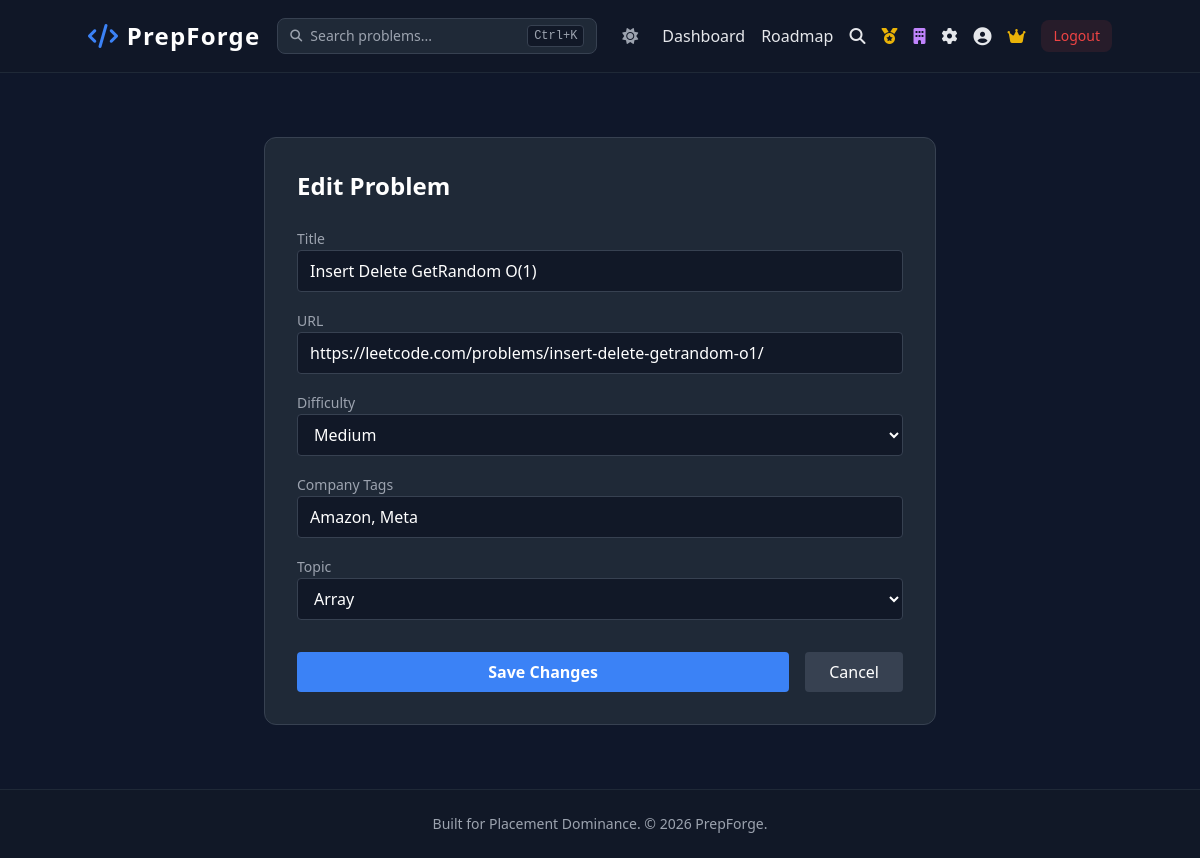
The page /admin/edit/318 (signed in) on the database its author committed.
### tables this page shows
CREATE TABLE problems (
                    id INTEGER PRIMARY KEY AUTOINCREMENT,
                    topic_id INTEGER NOT NULL,
                    title TEXT NOT NULL,
                    url TEXT NOT NULL,
                    difficulty TEXT NOT NULL,
                    company_tags TEXT,
                    FOREIGN KEY(topic_id) REFERENCES topics(id)
                 );

CREATE TABLE topics (
                    id INTEGER PRIMARY KEY AUTOINCREMENT,
                    name TEXT UNIQUE NOT NULL,
                    icon TEXT NOT NULL
                 );

### app.py (the view, shortened to what this page needs)
@app.route('/admin/edit/<int:problem_id>', methods=['GET', 'POST'])
@admin_required
def edit_problem(problem_id):
    conn = get_db()
    problem = conn.execute('SELECT * FROM problems WHERE id = ?', (problem_id,)).fetchone()
    topics = conn.execute('SELECT * FROM topics ORDER BY id').fetchall()
    conn.close()
    return render_template('edit.html', problem=problem, topics=topics)

### app.py (called while the page is built)
def get_db():
    conn = sqlite3.connect(DATABASE, timeout=15)
    conn.row_factory = sqlite3.Row
    return conn

@app.context_processor
def inject_globals():
    return {'current_year': datetime.now().year}

def admin_required(f):
    @wraps(f)
    def decorated_function(*args, **kwargs):
        if 'user_id' not in session or not session.get('is_admin'):
            flash('Admin access required.', 'danger')
            return redirect(url_for('dashboard'))
        return f(*args, **kwargs)
    return decorated_function

### templates/edit.html (shortened to what this page needs)
{% extends 'base.html' %}
{% block content %}
<div class="max-w-2xl mx-auto mt-8 bg-gray-800 p-8 rounded-xl border border-gray-700">
    <h2 class="text-2xl font-bold text-white mb-6">Edit Problem</h2>
    <form method="POST" class="space-y-4">
        <div>
            <label class="text-sm text-gray-400">Title</label>
            <input type="text" name="title" value="{{ problem.title }}" class="w-full bg-gray-900 border border-gray-700 rounded px-3 py-2 text-white">
        </div>
        <div>
            <label class="text-sm text-gray-400">URL</label>
            <input type="url" name="url" value="{{ problem.url }}" class="w-full bg-gray-900 border border-gray-700 rounded px-3 py-2 text-white">
        </div>
        <div>
            <label class="text-sm text-gray-400">Difficulty</label>
            <select name="difficulty" class="w-full bg-gray-900 border border-gray-700 rounded px-3 py-2 text-white">
                <option value="Medium" {% if problem.difficulty == 'Medium' %}selected{% endif %}>Medium</option>
            </select>
        </div>
        <div>
            <label class="text-sm text-gray-400">Company Tags</label>
            <input type="text" name="company_tags" value="{{ problem.company_tags }}" class="w-full bg-gray-900 border border-gray-700 rounded px-3 py-2 text-white">
        </div>
        <div>
            <label class="text-sm text-gray-400">Topic</label>
            <select name="topic_id" class="w-full bg-gray-900 border border-gray-700 rounded px-3 py-2 text-white">
                {% for t in topics %}
                <option value="{{ t.id }}" {% if problem.topic_id == t.id %}selected{% endif %}>{{ t.name }}</option>
                {% endfor %}
            </select>
        </div>
        <div class="flex gap-4 pt-4">
            <button type="submit" class="flex-1 bg-brand text-white py-2 rounded font-bold hover:bg-blue-600">Save Changes</button>
            <a href="/admin" class="px-6 py-2 bg-gray-700 text-white rounded hover:bg-gray-600">Cancel</a>
        </div>
    </form>
</div>
{% endblock %}

### static/css/custom.css (style rules this page uses)
:root { --square-size: 12px; --square-gap: 4px; --level-0: #374151; --level-1: #0e4429; --level-2: #006d32; --level-3: #26a641; --level-4: #39d353; }
body { font-family: 'Inter', system-ui, -apple-system, sans-serif; }

### rows shown on the page
problems: title "Insert Delete GetRandom O(1)", url "https://leetcode.com/problems/insert-delete-getrandom-o1/", difficulty "Medium", company_tags "Amazon, Meta", topic_id "Array"
